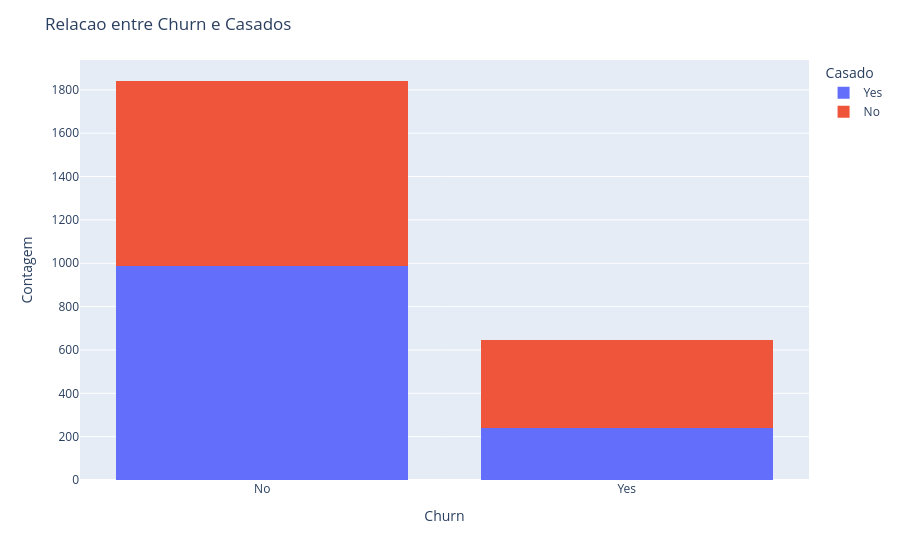

Notebook cell for this chart:
### Code cell
# Churn x Casado

fig = px.histogram(df, x='Churn', color='Casado', barmode='stack')

# Layout
fig.update_layout(title='Relacao entre Churn e Casados',
		  xaxis_title='Churn',
		  yaxis_title='Contagem',
		  legend_title='Casado')
fig.show()

### Figure 1 — Plotly figure (JSON) as saved in the notebook; plotly's stock layout.template omitted (floating-point values rounded to 4 significant figures; data arrays with more than 128 entries replaced by an {"elided": "..."} marker saying what was removed)
{"data": [{"alignmentgroup": "True", "bingroup": "x", "hovertemplate": "Casado=Yes<br>Churn=%{x}<br>count=%{y}<extra></extra>", "legendgroup": "Yes", "marker": {"color": "#636efa", "pattern": {"shape": ""}}, "name": "Yes", "offsetgroup": "Yes", "orientation": "v", "showlegend": true, "type": "histogram", "x": {"elided": "1226 str values"}, "xaxis": "x", "yaxis": "y"}, {"alignmentgroup": "True", "bingroup": "x", "hovertemplate": "Casado=No<br>Churn=%{x}<br>count=%{y}<extra></extra>", "legendgroup": "No", "marker": {"color": "#EF553B", "pattern": {"shape": ""}}, "name": "No", "offsetgroup": "No", "orientation": "v", "showlegend": true, "type": "histogram", "x": {"elided": "1262 str values"}, "xaxis": "x", "yaxis": "y"}], "layout": {"autosize": true, "barmode": "stack", "legend": {"title": {"text": "Casado"}, "tracegroupgap": 0}, "margin": {"t": 60}, "title": {"text": "Relacao entre Churn e Casados"}, "xaxis": {"anchor": "y", "autorange": true, "domain": [0, 1], "range": [-0.5, 1.5], "title": {"text": "Churn"}, "type": "category"}, "yaxis": {"anchor": "x", "autorange": true, "domain": [0, 1], "range": [0, 1938.0], "title": {"text": "Contagem"}}}}
